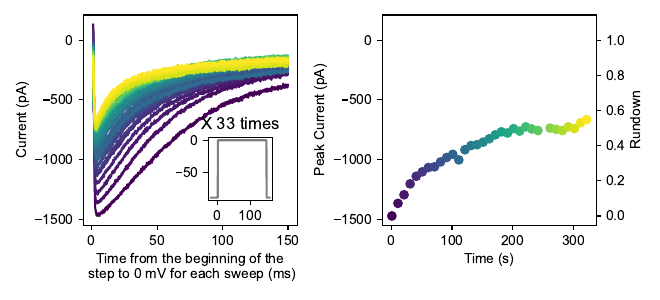

The Python source for this figure:
# rundown illustration on one cell BT 10, C19
import matplotlib
import matplotlib.pyplot as plt
from mpl_toolkits.axes_grid1.inset_locator import inset_axes
import pandas as pd
import numpy as np

# Set font
matplotlib.rc('font', family='arial', size = 10)

protocol = pd.read_csv('resources/protocol.csv', delimiter=',')
ind_step_start = protocol[protocol.iloc[:,0] == 860].\
    index.tolist()[0]
ind_step_end = protocol[protocol.iloc[:,0] == 1010].\
    index.tolist()[0]
time = protocol.iloc[:,0].iloc[ind_step_start: ind_step_end] 
time_x = time - time.iloc[0]

# Load sweep times
sweep_time = pd.read_csv('resources/BT_10_sweep_time.csv') # in seconds


data = pd.read_csv('output/BT_10/C19.csv')
fig = plt.figure(figsize=(6.6, 3))
ax1 = fig.add_subplot(121)
ax2 = fig.add_subplot(122)
ax3 = ax2.twinx()

n_col = len(data.columns)

colors = [matplotlib.cm.viridis(x) for x in np.linspace(0, 1, n_col)]

for i in range(n_col):
    ax1.plot(time_x, data.iloc[ind_step_start:ind_step_end, i], color = colors[i])
    ical_peak = data.iloc[ind_step_start:ind_step_end, i].min(axis=0)
    ind_peak = data.iloc[ind_step_start:ind_step_end, i].idxmin(axis=0) - ind_step_start
    try: # needed to exclude nan sweeps
        # calculate the time stamp from the beginning of the experiment
        t_sweep = (time_x.iloc[ind_peak] + 860)/1000 # time of peak
        t_tot = sweep_time.iloc[i][0] # time before sweep
        t = t_sweep + t_tot  # time stamp (in seconds)
        ax2.scatter(t, ical_peak, color = colors[i])
        ax3.scatter(t, 1 - ical_peak/data.iloc[ind_step_start:ind_step_end, 0].min(axis=0), colors[i])
    except:
        pass

# inset protocol
ins_ax = inset_axes(ax1, width = "30%", height = '30%', loc = 'lower right', borderpad =1.8)
ins_ax.plot(protocol.iloc[ind_step_start - 200: ind_step_end + 500, 0] - \
            protocol.iloc[ind_step_start: ind_step_end + 700, 0].iloc[0], \
    protocol.iloc[ind_step_start - 200: ind_step_end + 500,1], color ='grey')
ins_ax.set_title('X 33 times')

ax1.set_xlabel('Time from the beginning of the\n step to 0 mV for each sweep (ms)')
ax2.set_xlabel('Time (s)')
ax1.set_ylabel('Current (pA)')
ax2.set_ylabel('Peak Current (pA)')
norm_f = data.iloc[ind_step_start:ind_step_end, 0].min(axis=0)
ymin, ymax = ax1.get_ylim()
ymin_2, ymax_2 = ax2.get_ylim()
ymin_3, ymax_3 = ax3.get_ylim()
ax2.set_ylim(ymin, ymax)
ax3.set_ylim(1 - ymin/norm_f, 1-ymax/norm_f)
ax3.set_ylabel('Rundown')
plt.tight_layout()
plt.savefig('figures/figure1.pdf')
